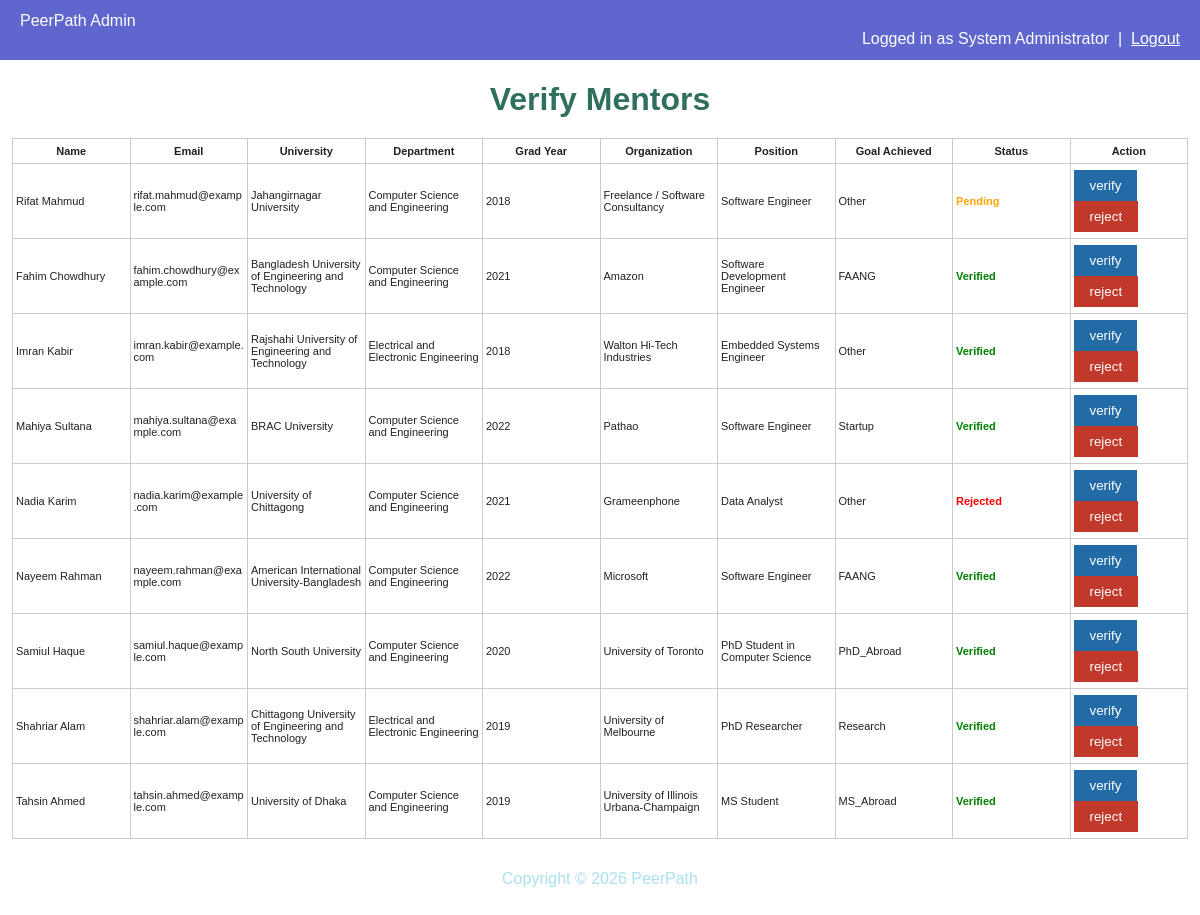
Screenshot of /admin_verify_mentors.php (signed in) with the database file from the repository.
### tables this page shows
CREATE TABLE mentor_profiles (
    user_id              INT PRIMARY KEY,
    university           VARCHAR(150),
    department           VARCHAR(100),
    cgpa_range           ENUM('<2.5','2.5-3.0','3.0-3.5','3.5-4.0'),  
    graduation_year      YEAR,
    current_organization VARCHAR(150),
    current_position     VARCHAR(150),
    skills               VARCHAR(255),
    achievements         TEXT,
    career_story         TEXT,            
    external_profile_url VARCHAR(255),     
    goal_achieved        ENUM('FAANG','MS_Abroad','PhD_Abroad','PhD_Local',
                               'Research','Startup','Government','Other'),
    verification_status  ENUM('pending','verified','rejected') DEFAULT 'pending',
    FOREIGN KEY (user_id) REFERENCES users(user_id) ON DELETE CASCADE
);

CREATE TABLE users (
    user_id     INT AUTO_INCREMENT PRIMARY KEY,
    full_name   VARCHAR(100) NOT NULL,
    email       VARCHAR(150) NOT NULL UNIQUE,
    password    VARCHAR(255) NOT NULL,
    role        ENUM('student', 'mentor', 'admin') NOT NULL,
    created_at  TIMESTAMP DEFAULT CURRENT_TIMESTAMP
);

### admin_verify_mentors.php (the view, shortened to what this page needs)
<?php
include("db.php");
$sql = "SELECT u.user_id, u.full_name, u.email,
               m.university, m.department, m.graduation_year,
               m.current_organization, m.current_position,
               m.goal_achieved, m.verification_status
        FROM users u
        JOIN mentor_profiles m ON u.user_id = m.user_id
        ORDER BY (m.verification_status = 'pending') DESC, u.full_name";
$result = mysqli_query($conn, $sql);
?>
<!DOCTYPE html>
<html>
<head>
    <link rel="stylesheet" href="style.css">
</head>
<body>
<div class="navbar">
    <div class="nav-links">
        <a href="admin_dashboard.php">PeerPath Admin</a>
    </div>
    <div class="nav-user">
        Logged in as <?php echo htmlspecialchars($_SESSION["full_name"]); ?>
        &nbsp;|&nbsp;
        <a href="logout.php">Logout</a>
    </div>
</div>
<div class="container">
    <h1 style="text-align: center; color: #2f6f5e; margin-bottom: 20px;">Verify Mentors</h1>
    <table class="table-basic" style="margin: 0 auto;">
        <tr>
            <th>Name</th>
            <th>Email</th>
            <th>University</th>
            <th>Department</th>
            <th>Grad Year</th>
            <th>Organization</th>
            <th>Position</th>
            <th>Goal Achieved</th>
            <th>Status</th>
            <th>Action</th>
        </tr>
        <?php while ($row = mysqli_fetch_assoc($result)): ?>
            <tr>
                <td><?php echo htmlspecialchars($row["full_name"]); ?></td>
                <td><?php echo htmlspecialchars($row["email"]); ?></td>
                <td><?php echo htmlspecialchars($row["university"]); ?></td>
                <td><?php echo htmlspecialchars($row["department"]); ?></td>
                <td><?php echo htmlspecialchars($row["graduation_year"]); ?></td>
                <td><?php echo htmlspecialchars($row["current_organization"]); ?></td>
                <td><?php echo htmlspecialchars($row["current_position"]); ?></td>
                <td><?php echo htmlspecialchars($row["goal_achieved"]); ?></td>
                <td>
                    <span class="status-<?php echo htmlspecialchars($row["verification_status"]); ?>">
                        <?php echo htmlspecialchars(ucfirst($row["verification_status"])); ?>
                    </span>
                </td>
                <td>
                    <form method="post">
                        <input type="submit" name="action" value="verify" class="btn">
                        <input type="submit" name="action" value="reject" class="btn btn-danger">
                    </form>
                </td>
            </tr>
        <?php endwhile; ?>
    </table>
</div>
<p class="site-footer">Copyright &copy; <?php echo date("Y"); ?> PeerPath</p>
</body>
</html>

### style.css (style rules this page uses)
body { font-family: Arial, sans-serif; background-color: #ffffff; color: #222222; margin: 0; }
h1, h2, h3 { text-align: center; color: #60a9e4; }
a { color: #62bad7; }
.container { width: 98%; max-width: 100%; margin: 10px auto; }
.navbar { overflow: hidden; background-color: #5f66ce; padding: 12px 20px; }
.navbar .nav-links a { color: white; margin-right: 15px; text-decoration: none; }
.navbar .nav-user { color: white; float: right; }
.navbar .nav-user a { color: white; }
.btn { display: inline-block; padding: 8px 16px; background-color: #226ba7; color: white; border: none; text-decoration: none; cursor: pointer; }
.btn-danger { background-color: #c0392b; }
.table-basic { width: 100%; border-collapse: collapse; background-color: white; table-layout: fixed; }
.table-basic th, .table-basic td { border: 1px solid #cccccc; padding: 6px 3px; font-size: 11px; word-wrap: break-word; overflow: hidden; }
.status-verified, .status-accepted { color: green; font-weight: bold; }
.status-pending { color: orange; font-weight: bold; }
.status-rejected { color: red; font-weight: bold; }
.site-footer { text-align: center; padding: 15px; color: #abe0ec; }

### rows the page displays
mentor_profiles: user_id.full_name "Rifat Mahmud", user_id.email "rifat.mahmud@example.com", university "Jahangirnagar University", department "Computer Science and Engineering", graduation_year "2018", current_organization "Freelance / Software Consultancy", current_position "Software Engineer", goal_achieved "Other", verification_status "Pending"
mentor_profiles: user_id.full_name "Fahim Chowdhury", user_id.email "fahim.chowdhury@example.com", university "Bangladesh University of Engineering and Technology", department "Computer Science and Engineering", graduation_year "2021", current_organization "Amazon", current_position "Software Development Engineer", goal_achieved "FAANG", verification_status "Verified"
mentor_profiles: user_id.full_name "Imran Kabir", user_id.email "imran.kabir@example.com", university "Rajshahi University of Engineering and Technology", department "Electrical and Electronic Engineering", graduation_year "2018", current_organization "Walton Hi-Tech Industries", current_position "Embedded Systems Engineer", goal_achieved "Other", verification_status "Verified"
mentor_profiles: user_id.full_name "Mahiya Sultana", user_id.email "mahiya.sultana@example.com", university "BRAC University", department "Computer Science and Engineering", graduation_year "2022", current_organization "Pathao", current_position "Software Engineer", goal_achieved "Startup", verification_status "Verified"
mentor_profiles: user_id.full_name "Nadia Karim", user_id.email "nadia.karim@example.com", university "University of Chittagong", department "Computer Science and Engineering", graduation_year "2021", current_organization "Grameenphone", current_position "Data Analyst", goal_achieved "Other", verification_status "Rejected"
mentor_profiles: user_id.full_name "Nayeem Rahman", user_id.email "nayeem.rahman@example.com", university "American International University-Bangladesh", department "Computer Science and Engineering", graduation_year "2022", current_organization "Microsoft", current_position "Software Engineer", goal_achieved "FAANG", verification_status "Verified"
mentor_profiles: user_id.full_name "Samiul Haque", user_id.email "samiul.haque@example.com", university "North South University", department "Computer Science and Engineering", graduation_year "2020", current_organization "University of Toronto", current_position "PhD Student in Computer Science", goal_achieved "PhD_Abroad", verification_status "Verified"
mentor_profiles: user_id.full_name "Shahriar Alam", user_id.email "shahriar.alam@example.com", university "Chittagong University of Engineering and Technology", department "Electrical and Electronic Engineering", graduation_year "2019", current_organization "University of Melbourne", current_position "PhD Researcher", goal_achieved "Research", verification_status "Verified"
mentor_profiles: user_id.full_name "Tahsin Ahmed", user_id.email "tahsin.ahmed@example.com", university "University of Dhaka", department "Computer Science and Engineering", graduation_year "2019", current_organization "University of Illinois Urbana-Champaign", current_position "MS Student", goal_achieved "MS_Abroad", verification_status "Verified"

### other values shown
$_SESSION["full_name"] "System Administrator"
